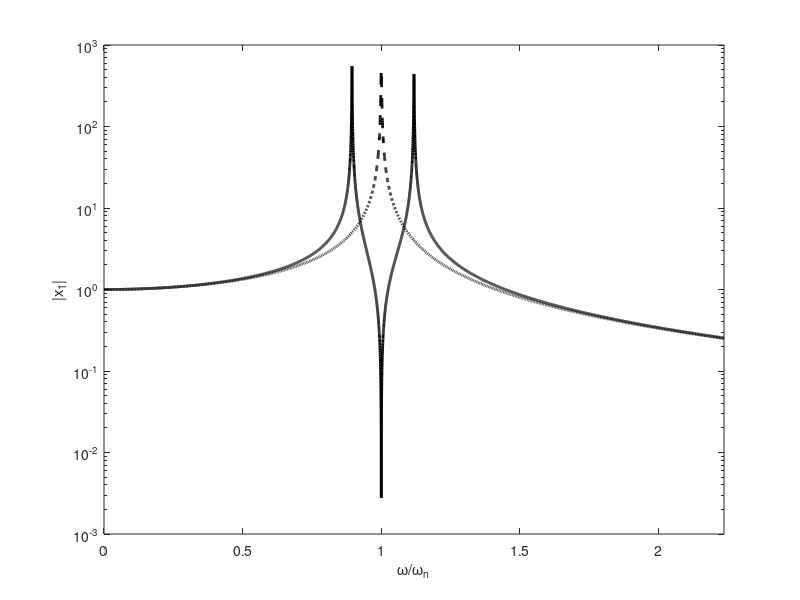
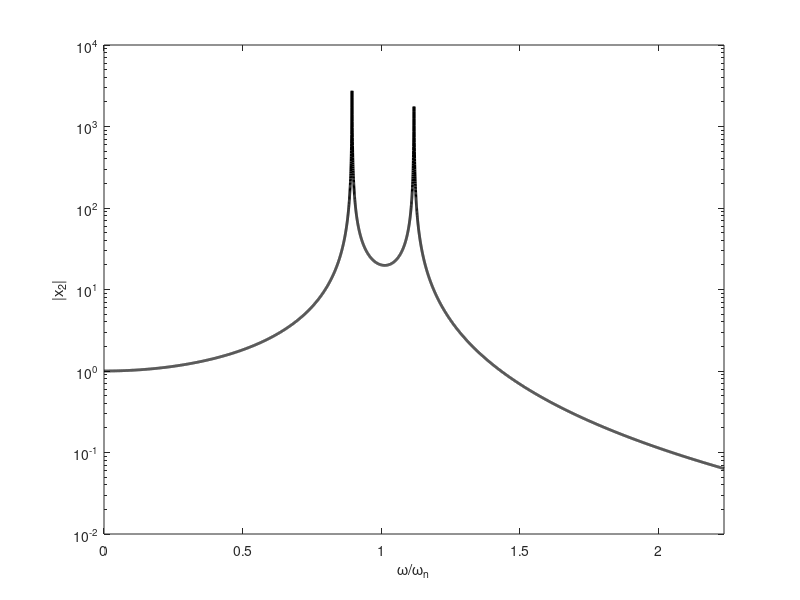
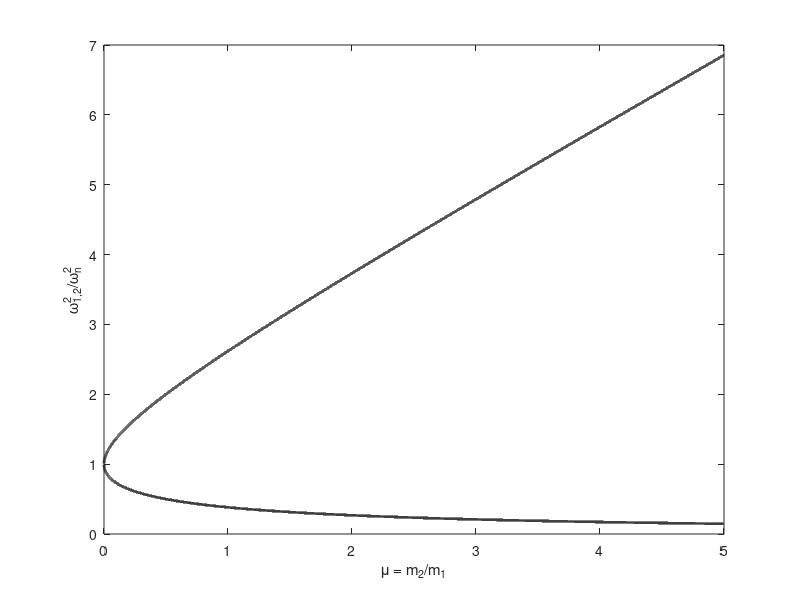
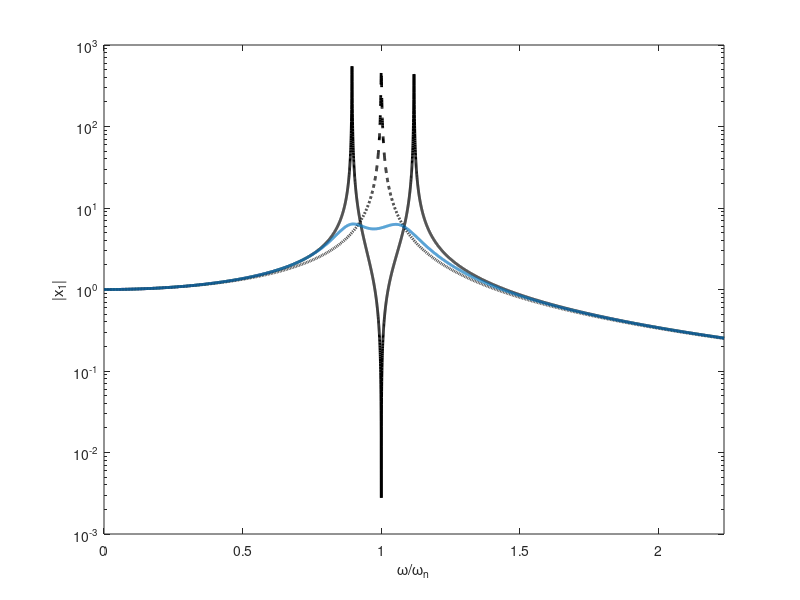

These figures' MATLAB source, in order:
clear all
close all
clc

%% System's definition
m1 = 1 ;
m2 = 0.05*m1 ;
k1 = 1 ;
k2 = k1*m2/m1 ;
c1 = 2e-3;
c2 = 0.0 ;
M = [m1,0;0,m2] ;
C = [c1+c2, -c2; -c2, c2] ;
K = [k1+k2, -k2; -k2, k2] ;
[X, w2] = eig(K, M, 'vector') ;

%% Proportional Damping
zeta = 0.5*diag(X'*C*X)./sqrt(w2) ;

%% FRFs - Physical
w = linspace(0, 2*sqrt(w2(2)), 1e4) ;
Htva = zeros(2,length(w)) ;
Hsdof = zeros(1,length(w)) ;
F = zeros(2,1) ;
F(1) = 1 ;
for iw = 1:length(w)
    Hsdof(:,iw) = (k1+1i.*w(iw)*C(1,1)-w(iw)^2*m1)\ F(1) ;
    Htva(:,iw) = (K+1i.*w(iw)*C-w(iw)^2*M)\F ;
end

figure ; semilogy(w, abs(Hsdof), '--k', 'linewidth', 2) ;
hold on ; semilogy(w, abs(Htva(1,:)), 'k', 'linewidth', 2) ;
xlabel('\omega/\omega_n') ; ylabel('|x_1|') ;
box on ; xlim([w(1) w(end)]) ;

figure ; semilogy(w, abs(Htva(2,:)), 'k', 'linewidth', 2) ;
xlabel('\omega/\omega_n') ; ylabel('|x_2|') ;
box on ; xlim([w(1) w(end)]) ;

%% Mass ratio and natural frequencies
mu = linspace(0.0001, 5, 1e5) ;
wp = (1+0.5*mu+sqrt(mu+0.25*mu.^2)) ;
wm = (1+0.5*mu-sqrt(mu+0.25*mu.^2)) ;
figure ; plot(mu, wp, 'k', 'linewidth', 2.0) ;
hold on ; plot(mu, wm, 'k', 'linewidth', 2.0) ;
xlabel('\mu = m_2/m_1') ; ylabel('\omega^2_{1,2}/\omega^2_n') ;

%% Equal-peak method
k2 = 0.0454 ;
c2 = 0.0128 ;
M = [m1,0;0,m2] ;
C = [c1+c2, -c2; -c2, c2] ;
K = [k1+k2, -k2; -k2, k2] ;
w = linspace(0, 2*sqrt(w2(2)), 1e4) ;
Heqp = zeros(2,length(w)) ;
F = zeros(2,1) ;
F(1) = 1 ;
for iw = 1:length(w)
    Heqp(:,iw) = (K+1i.*w(iw)*C-w(iw)^2*M)\F ;
end

figure ; semilogy(w, abs(Hsdof), '--k', 'linewidth', 2) ;
hold on ; semilogy(w, abs(Htva(1,:)), 'k', 'linewidth', 2) ;
semilogy(w, abs(Heqp(1,:)), 'linewidth', 2) ;
xlabel('\omega/\omega_n') ; ylabel('|x_1|') ;
box on ; xlim([w(1) w(end)]) ;

figure ; semilogy(w, abs(Htva(2,:)), 'k', 'linewidth', 2) ;
semilogy(w, abs(Heqp(2,:)), 'linewidth', 2) ;
xlabel('\omega/\omega_n') ; ylabel('|x_2|') ;
box on ; xlim([w(1) w(end)]) ;


